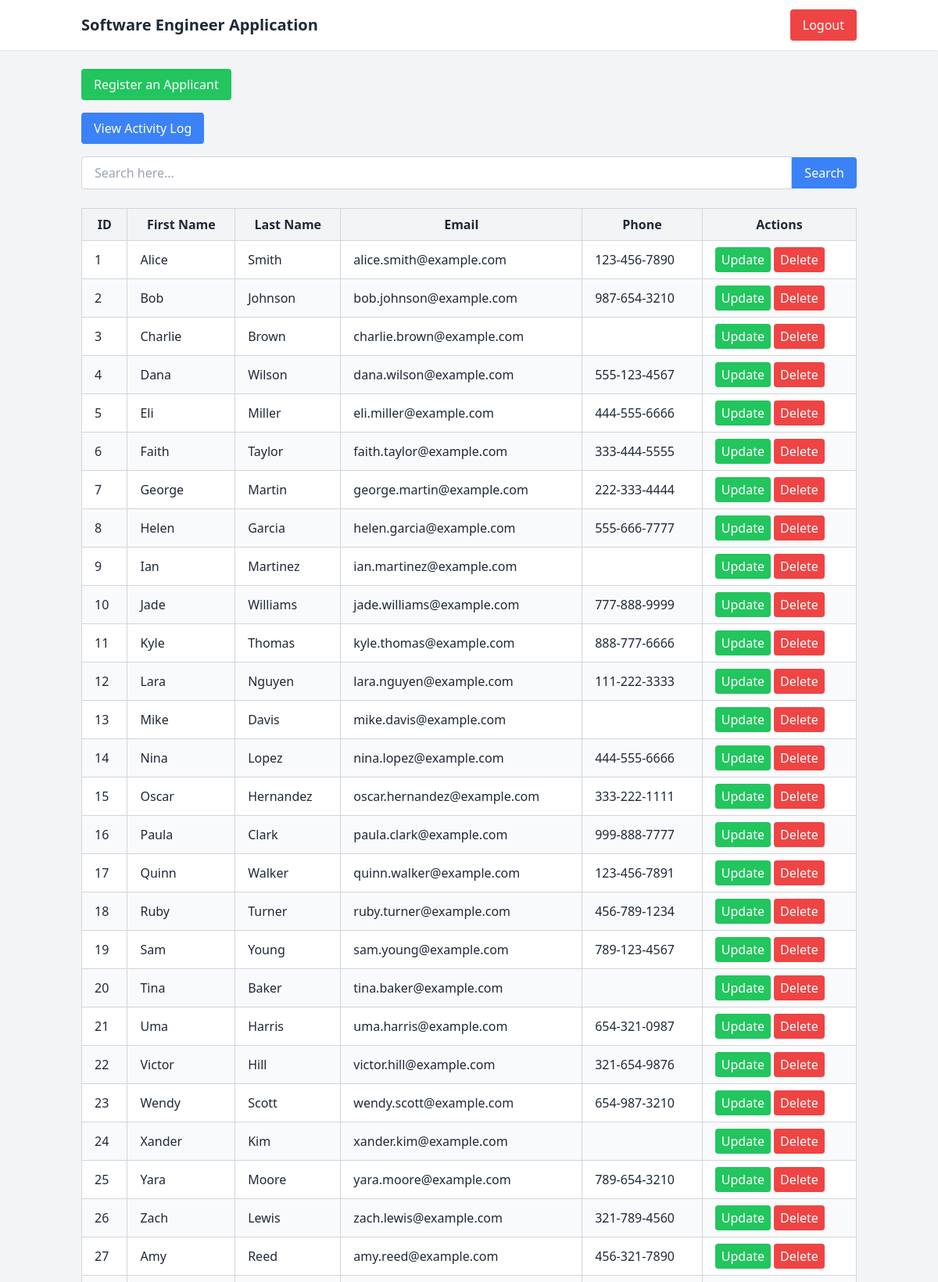
The app's page / (signed in, upper part) with its own data.
### tables this page shows
CREATE TABLE applicants (
    id INT AUTO_INCREMENT PRIMARY KEY,
    first_name VARCHAR(50) NOT NULL,
    last_name VARCHAR(50) NOT NULL,
    email VARCHAR(100) NOT NULL UNIQUE,
    phone_number VARCHAR(20),  
    birthdate DATE,  
    gender ENUM('Male', 'Female', 'Other', 'Prefer not to say'),  
    location VARCHAR(100),  
    years_of_experience INT NOT NULL,  
    education_level ENUM('High School', 'Bachelor', 'Master', 'PhD', 'Other'),  
    field_of_study VARCHAR(100),  
    job_title VARCHAR(100),  
    tech_stack TEXT,  
    portfolio_url VARCHAR(255),  
    bio TEXT,  
    created_at TIMESTAMP DEFAULT CURRENT_TIMESTAMP,
    updated_at TIMESTAMP DEFAULT CURRENT_TIMESTAMP ON UPDATE CURRENT_TIMESTAMP
);

### Models/Applicant.php (called while the page is built, shortened)
<?php
class Applicant extends Database {
    public function show() {
        $db = $this->connect();
        $sql = "SELECT * FROM applicants";
        $stmt = $db->prepare($sql);
        $stmt->execute();
        $applicants = $stmt->fetchAll(PDO::FETCH_ASSOC);
        return $applicants;
    }
}
?>

### index.php (the view, shortened to what this page needs)
<?php
require_once('./Models/Applicant.php');
$applicant = new Applicant();
$view = 'show';
if ($_SERVER['REQUEST_METHOD'] === 'GET' && isset($_GET['search'])) {
    $searchResults = $applicant->search($_GET['search']);
} else {
    $searchResults = $applicant->show();
}
?>
<!DOCTYPE html>
<html lang="en">
<head>
    <script src="https://cdn.tailwindcss.com"></script>
</head>
<body class="bg-gray-100 text-gray-800 font-sans">
    <header class="bg-white shadow-sm">
        <div class="container mx-auto px-4 py-3 flex justify-between items-center">
            <h1 class="text-xl font-bold">Software Engineer Application</h1>
            <form action="index.php" method="POST">
                <button name="logoutButton" class="bg-red-500 text-white px-4 py-2 rounded hover:bg-red-600">
                    Logout
                </button>
            </form>
        </div>
    </header>
    <div class="container mx-auto px-4 py-6">
        <form action="index.php" method="POST" class="mb-4">
            <button name="registerButton" class="bg-green-500 text-white px-4 py-2 rounded hover:bg-green-600">
                Register an Applicant
            </button>
        </form>
        <form action="index.php" method="POST" class="mb-4">
            <button name="viewLogsButton" class="bg-blue-500 text-white px-4 py-2 rounded hover:bg-blue-600">
                View Activity Log
            </button>
        </form>
        <form action="index.php" method="GET" class="mb-6">
            <div class="flex items-center">
                <input
                    type="text"
                    id="search"
                    name="search"
                    placeholder="Search here..."
                    class="flex-1 px-4 py-2 border border-gray-300 rounded-l focus:outline-none focus:ring focus:ring-blue-300"
                />
                <button
                    type="submit"
                    class="bg-blue-500 text-white px-4 py-2 rounded-r hover:bg-blue-600">
                    Search
                </button>
            </div>
        </form>
        <div class="mb-6">
            <?php if ($view === 'show'): ?>
                <div class="overflow-x-auto">
                    <table class="w-full table-auto border-collapse border border-gray-300">
                        <thead class="bg-gray-100">
                            <tr>
                                <th class="border border-gray-300 px-4 py-2">ID</th>
                                <th class="border border-gray-300 px-4 py-2">First Name</th>
                                <th class="border border-gray-300 px-4 py-2">Last Name</th>
                                <th class="border border-gray-300 px-4 py-2">Email</th>
                                <th class="border border-gray-300 px-4 py-2">Phone</th>
                                <th class="border border-gray-300 px-4 py-2">Actions</th>
                            </tr>
                        </thead>
                        <tbody>
                            <?php foreach ($searchResults as $user): ?>
                                <tr class="odd:bg-white even:bg-gray-50">
                                    <td class="border border-gray-300 px-4 py-2"><?= htmlspecialchars($user['id']) ?></td>
                                    <td class="border border-gray-300 px-4 py-2"><?= htmlspecialchars($user['first_name']) ?></td>
                                    <td class="border border-gray-300 px-4 py-2"><?= htmlspecialchars($user['last_name']) ?></td>
                                    <td class="border border-gray-300 px-4 py-2"><?= htmlspecialchars($user['email']) ?></td>
                                    <td class="border border-gray-300 px-4 py-2"><?= htmlspecialchars($user['phone_number']) ?></td>
                                    <td class="border border-gray-300 px-4 py-2">
                                        <form action="index.php" method="POST" class="inline">
                                            <button name="updateButton" class="bg-green-500 text-white px-2 py-1 rounded hover:bg-green-600">
                                                Update
                                            </button>
                                        </form>
                                        <form action="index.php" method="POST" class="inline">
                                            <button name="deleteButton" onclick="return confirm('Are you sure?');" class="bg-red-500 text-white px-2 py-1 rounded hover:bg-red-600">
                                                Delete
                                            </button>
                                        </form>
                                    </td>
                                </tr>
                            <?php endforeach; ?>
                        </tbody>
                    </table>
                </div>
            <?php endif; ?>
        </div>
    </div>
</body>
</html>

### records on screen
applicants: id "1", first_name "Alice", last_name "Smith", email "alice.smith@example.com", phone_number "123-456-7890"
applicants: id "2", first_name "Bob", last_name "Johnson", email "bob.johnson@example.com", phone_number "987-654-3210"
applicants: id "3", first_name "Charlie", last_name "Brown", email "charlie.brown@example.com"
applicants: id "4", first_name "Dana", last_name "Wilson", email "dana.wilson@example.com", phone_number "555-123-4567"
applicants: id "5", first_name "Eli", last_name "Miller", email "eli.miller@example.com", phone_number "444-555-6666"
applicants: id "6", first_name "Faith", last_name "Taylor", email "faith.taylor@example.com", phone_number "333-444-5555"
applicants: id "7", first_name "George", last_name "Martin", email "george.martin@example.com", phone_number "222-333-4444"
applicants: id "8", first_name "Helen", last_name "Garcia", email "helen.garcia@example.com", phone_number "555-666-7777"
applicants: id "9", first_name "Ian", last_name "Martinez", email "ian.martinez@example.com"
applicants: id "10", first_name "Jade", last_name "Williams", email "jade.williams@example.com", phone_number "777-888-9999"
applicants: id "11", first_name "Kyle", last_name "Thomas", email "kyle.thomas@example.com", phone_number "888-777-6666"
applicants: id "12", first_name "Lara", last_name "Nguyen", email "lara.nguyen@example.com", phone_number "111-222-3333"
applicants: id "13", first_name "Mike", last_name "Davis", email "mike.davis@example.com"
applicants: id "14", first_name "Nina", last_name "Lopez", email "nina.lopez@example.com", phone_number "444-555-6666"
applicants: id "15", first_name "Oscar", last_name "Hernandez", email "oscar.hernandez@example.com", phone_number "333-222-1111"
applicants: id "16", first_name "Paula", last_name "Clark", email "paula.clark@example.com", phone_number "999-888-7777"
applicants: id "17", first_name "Quinn", last_name "Walker", email "quinn.walker@example.com", phone_number "123-456-7891"
applicants: id "18", first_name "Ruby", last_name "Turner", email "ruby.turner@example.com", phone_number "456-789-1234"
applicants: id "19", first_name "Sam", last_name "Young", email "sam.young@example.com", phone_number "789-123-4567"
applicants: id "20", first_name "Tina", last_name "Baker", email "tina.baker@example.com"
applicants: id "21", first_name "Uma", last_name "Harris", email "uma.harris@example.com", phone_number "654-321-0987"
applicants: id "22", first_name "Victor", last_name "Hill", email "victor.hill@example.com", phone_number "321-654-9876"
applicants: id "23", first_name "Wendy", last_name "Scott", email "wendy.scott@example.com", phone_number "654-987-3210"
applicants: id "24", first_name "Xander", last_name "Kim", email "xander.kim@example.com"
applicants: id "25", first_name "Yara", last_name "Moore", email "yara.moore@example.com", phone_number "789-654-3210"
applicants: id "26", first_name "Zach", last_name "Lewis", email "zach.lewis@example.com", phone_number "321-789-4560"
applicants: id "27", first_name "Amy", last_name "Reed", email "amy.reed@example.com", phone_number "456-321-7890"
